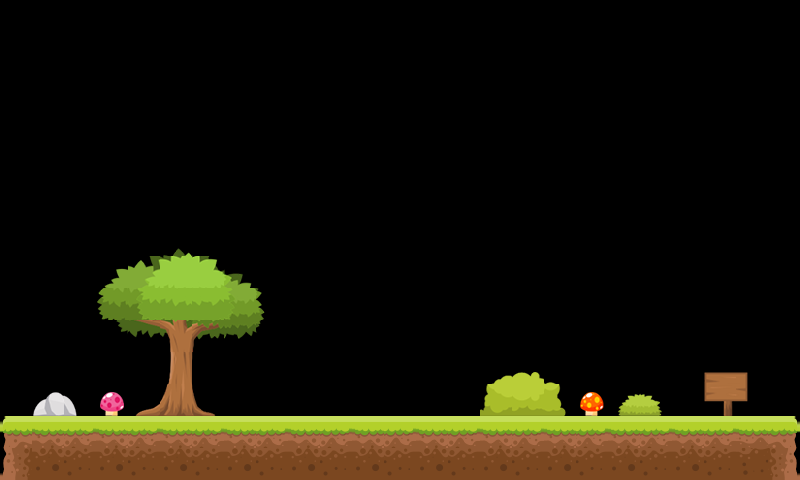

Below is a game level as drawn by its tile map, then a one-line description and the .tmx that defines it (tile-layer data replaced by summaries):
An orthogonal 25x15 tile map with 32x32 px tiles, 1 tile layer (Слой тайлов 1) and 9 objects (LEFTWALL, SKYWALL, RIGHTWALL).

<map version="1.0" orientation="orthogonal" renderorder="right-down" width="25" height="15" tilewidth="32" tileheight="32" nextobjectid="144">
 <tileset firstgid="1" name="tile2" tilewidth="32" tileheight="32" spacing="4" margin="4" tilecount="196" columns="14">
  <image source="tmx/tile2.png" width="512" height="512" />
 </tileset>
 <layer name="Слой тайлов 1" width="25" height="15">
  <data>[375 cells, 101 non-empty, 61 distinct tile ids]</data>
 </layer>
 <objectgroup name="object" width="25" height="15">
  <object id="24" x="0" y="416" width="798" height="64" />
  <object id="17" name="LEFTWALL" x="1" y="1" width="5" height="480" />
  <object id="18" name="SKYWALL" x="3" y="0" width="800" height="5" />
  <object id="19" name="RIGHTWALL" x="795" y="3" width="5" height="480" />
 </objectgroup>
 <objectgroup name="boxStatic" width="25" height="15">
  <object id="139" x="351" y="350" width="64" height="64" />
 </objectgroup>
 <objectgroup name="rectangleDensity" width="25" height="15">
  <object id="140" x="320" y="320" width="128" height="32" />
  <object id="142" x="320" y="224" width="128" height="32" />
 </objectgroup>
 <objectgroup name="box1Density" width="25" height="15">
  <object id="141" x="351" y="256" width="64" height="64" />
 </objectgroup>
 <objectgroup name="apple2" width="25" height="15">
  <object id="143" x="368" y="192" width="32" height="32" />
 </objectgroup>
</map>
